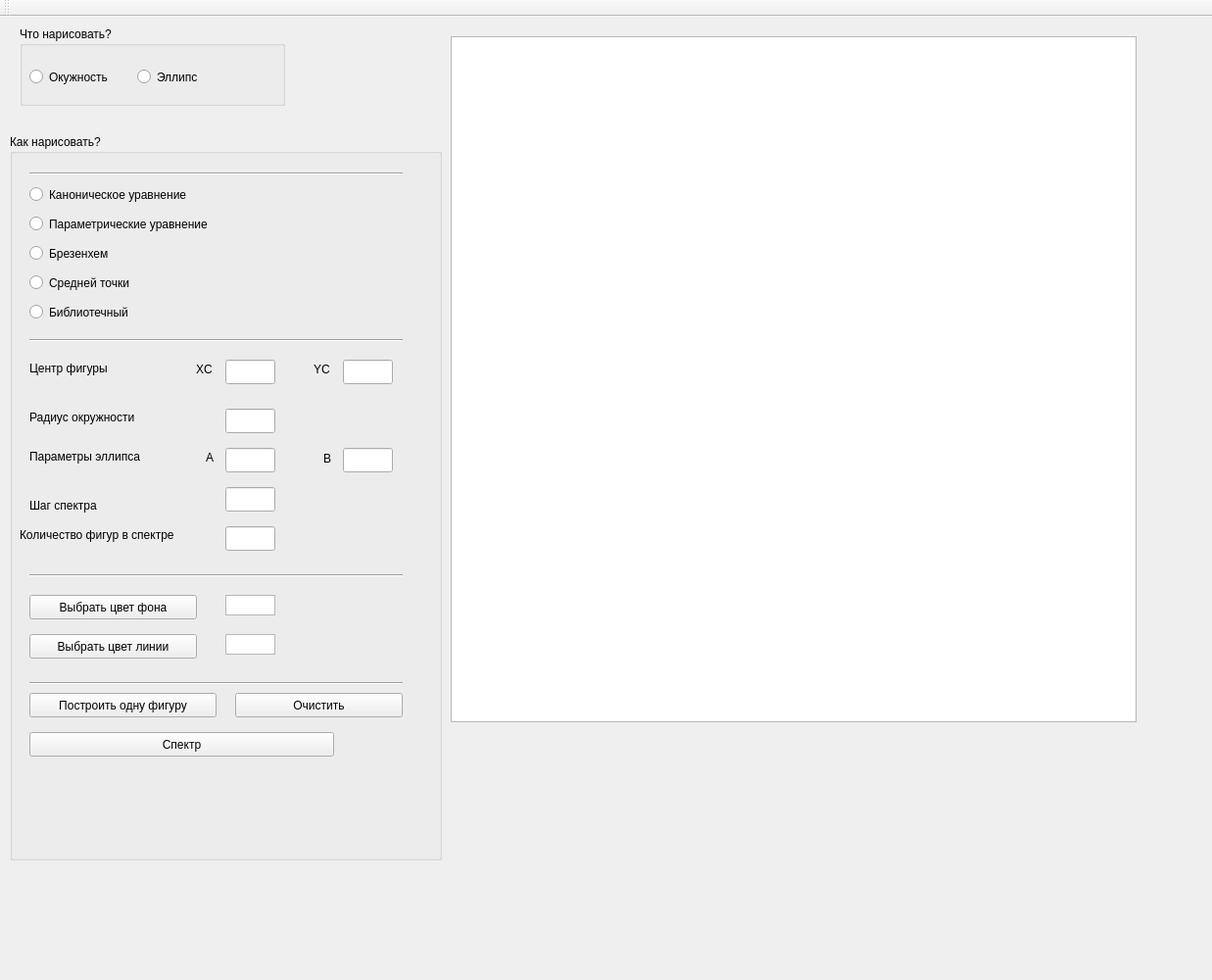
<?xml version="1.0" encoding="UTF-8"?>
<ui version="4.0">
 <class>MainWindow</class>
 <widget class="QMainWindow" name="MainWindow">
  <property name="geometry">
   <rect>
    <x>0</x>
    <y>0</y>
    <width>1237</width>
    <height>1000</height>
   </rect>
  </property>
  <property name="minimumSize">
   <size>
    <width>1000</width>
    <height>1000</height>
   </size>
  </property>
  <property name="windowTitle">
   <string>image</string>
  </property>
  <property name="toolTip">
   <string/>
  </property>
  <widget class="QWidget" name="centralWidget">
   <widget class="QGraphicsView" name="canvas">
    <property name="geometry">
     <rect>
      <x>460</x>
      <y>20</y>
      <width>700</width>
      <height>700</height>
     </rect>
    </property>
   </widget>
   <widget class="QGroupBox" name="what">
    <property name="geometry">
     <rect>
      <x>20</x>
      <y>10</y>
      <width>271</width>
      <height>81</height>
     </rect>
    </property>
    <property name="title">
     <string>Что нарисовать?</string>
    </property>
    <widget class="QRadioButton" name="ellips">
     <property name="geometry">
      <rect>
       <x>120</x>
       <y>40</y>
       <width>112</width>
       <height>23</height>
      </rect>
     </property>
     <property name="text">
      <string>Эллипс</string>
     </property>
    </widget>
    <widget class="QRadioButton" name="circle">
     <property name="geometry">
      <rect>
       <x>10</x>
       <y>40</y>
       <width>112</width>
       <height>23</height>
      </rect>
     </property>
     <property name="text">
      <string>Окужность</string>
     </property>
    </widget>
   </widget>
   <widget class="QGroupBox" name="other">
    <property name="geometry">
     <rect>
      <x>10</x>
      <y>120</y>
      <width>441</width>
      <height>741</height>
     </rect>
    </property>
    <property name="title">
     <string>Как нарисовать?</string>
    </property>
    <widget class="QLineEdit" name="A">
     <property name="geometry">
      <rect>
       <x>220</x>
       <y>320</y>
       <width>51</width>
       <height>25</height>
      </rect>
     </property>
    </widget>
    <widget class="QLabel" name="label_2">
     <property name="geometry">
      <rect>
       <x>20</x>
       <y>320</y>
       <width>151</width>
       <height>17</height>
      </rect>
     </property>
     <property name="text">
      <string>Параметры эллипса</string>
     </property>
    </widget>
    <widget class="QLineEdit" name="radius">
     <property name="geometry">
      <rect>
       <x>220</x>
       <y>280</y>
       <width>51</width>
       <height>25</height>
      </rect>
     </property>
    </widget>
    <widget class="Line" name="line_3">
     <property name="geometry">
      <rect>
       <x>20</x>
       <y>440</y>
       <width>381</width>
       <height>20</height>
      </rect>
     </property>
     <property name="orientation">
      <enum>Qt::Horizontal</enum>
     </property>
    </widget>
    <widget class="QLabel" name="label_5">
     <property name="geometry">
      <rect>
       <x>20</x>
       <y>230</y>
       <width>141</width>
       <height>17</height>
      </rect>
     </property>
     <property name="text">
      <string>Центр фигуры</string>
     </property>
    </widget>
    <widget class="QPushButton" name="line_color">
     <property name="geometry">
      <rect>
       <x>20</x>
       <y>510</y>
       <width>171</width>
       <height>25</height>
      </rect>
     </property>
     <property name="text">
      <string>Выбрать цвет линии</string>
     </property>
    </widget>
    <widget class="QRadioButton" name="brez">
     <property name="geometry">
      <rect>
       <x>20</x>
       <y>110</y>
       <width>112</width>
       <height>23</height>
      </rect>
     </property>
     <property name="text">
      <string>Брезенхем</string>
     </property>
    </widget>
    <widget class="QLineEdit" name="yc">
     <property name="geometry">
      <rect>
       <x>340</x>
       <y>230</y>
       <width>51</width>
       <height>25</height>
      </rect>
     </property>
    </widget>
    <widget class="QLabel" name="label_6">
     <property name="geometry">
      <rect>
       <x>10</x>
       <y>400</y>
       <width>201</width>
       <height>17</height>
      </rect>
     </property>
     <property name="text">
      <string>Количество фигур в спектре</string>
     </property>
    </widget>
    <widget class="QGraphicsView" name="line_color_win">
     <property name="geometry">
      <rect>
       <x>220</x>
       <y>510</y>
       <width>51</width>
       <height>21</height>
      </rect>
     </property>
    </widget>
    <widget class="QRadioButton" name="middleDot">
     <property name="geometry">
      <rect>
       <x>20</x>
       <y>140</y>
       <width>131</width>
       <height>23</height>
      </rect>
     </property>
     <property name="text">
      <string>Средней точки</string>
     </property>
    </widget>
    <widget class="QPushButton" name="clear">
     <property name="geometry">
      <rect>
       <x>230</x>
       <y>570</y>
       <width>171</width>
       <height>25</height>
      </rect>
     </property>
     <property name="text">
      <string>Очистить</string>
     </property>
    </widget>
    <widget class="Line" name="line_2">
     <property name="geometry">
      <rect>
       <x>20</x>
       <y>200</y>
       <width>381</width>
       <height>20</height>
      </rect>
     </property>
     <property name="orientation">
      <enum>Qt::Horizontal</enum>
     </property>
    </widget>
    <widget class="Line" name="line_4">
     <property name="geometry">
      <rect>
       <x>20</x>
       <y>550</y>
       <width>381</width>
       <height>20</height>
      </rect>
     </property>
     <property name="orientation">
      <enum>Qt::Horizontal</enum>
     </property>
    </widget>
    <widget class="QLabel" name="label">
     <property name="geometry">
      <rect>
       <x>20</x>
       <y>280</y>
       <width>141</width>
       <height>17</height>
      </rect>
     </property>
     <property name="text">
      <string>Радиус окружности</string>
     </property>
    </widget>
    <widget class="QRadioButton" name="bibl">
     <property name="geometry">
      <rect>
       <x>20</x>
       <y>170</y>
       <width>141</width>
       <height>23</height>
      </rect>
     </property>
     <property name="text">
      <string>Библиотечный</string>
     </property>
    </widget>
    <widget class="QLineEdit" name="step">
     <property name="geometry">
      <rect>
       <x>220</x>
       <y>360</y>
       <width>51</width>
       <height>25</height>
      </rect>
     </property>
    </widget>
    <widget class="QLabel" name="label_8">
     <property name="geometry">
      <rect>
       <x>190</x>
       <y>230</y>
       <width>20</width>
       <height>20</height>
      </rect>
     </property>
     <property name="text">
      <string>XC</string>
     </property>
    </widget>
    <widget class="QLineEdit" name="B">
     <property name="geometry">
      <rect>
       <x>340</x>
       <y>320</y>
       <width>51</width>
       <height>25</height>
      </rect>
     </property>
    </widget>
    <widget class="QLabel" name="label_7">
     <property name="geometry">
      <rect>
       <x>20</x>
       <y>370</y>
       <width>151</width>
       <height>17</height>
      </rect>
     </property>
     <property name="text">
      <string>Шаг спектра</string>
     </property>
    </widget>
    <widget class="QRadioButton" name="canon">
     <property name="geometry">
      <rect>
       <x>20</x>
       <y>50</y>
       <width>201</width>
       <height>23</height>
      </rect>
     </property>
     <property name="text">
      <string>Каноническое уравнение</string>
     </property>
    </widget>
    <widget class="QRadioButton" name="param">
     <property name="geometry">
      <rect>
       <x>20</x>
       <y>80</y>
       <width>231</width>
       <height>23</height>
      </rect>
     </property>
     <property name="text">
      <string>Параметрические уравнение</string>
     </property>
    </widget>
    <widget class="QLineEdit" name="amount">
     <property name="geometry">
      <rect>
       <x>220</x>
       <y>400</y>
       <width>51</width>
       <height>25</height>
      </rect>
     </property>
    </widget>
    <widget class="QLabel" name="label_4">
     <property name="geometry">
      <rect>
       <x>320</x>
       <y>320</y>
       <width>20</width>
       <height>21</height>
      </rect>
     </property>
     <property name="text">
      <string>B</string>
     </property>
    </widget>
    <widget class="QPushButton" name="concentr">
     <property name="geometry">
      <rect>
       <x>20</x>
       <y>610</y>
       <width>311</width>
       <height>25</height>
      </rect>
     </property>
     <property name="text">
      <string>Спектр</string>
     </property>
    </widget>
    <widget class="QGraphicsView" name="bg_color_win">
     <property name="geometry">
      <rect>
       <x>220</x>
       <y>470</y>
       <width>51</width>
       <height>21</height>
      </rect>
     </property>
    </widget>
    <widget class="QLabel" name="label_9">
     <property name="geometry">
      <rect>
       <x>310</x>
       <y>230</y>
       <width>20</width>
       <height>20</height>
      </rect>
     </property>
     <property name="text">
      <string>YC</string>
     </property>
    </widget>
    <widget class="Line" name="line">
     <property name="geometry">
      <rect>
       <x>20</x>
       <y>30</y>
       <width>381</width>
       <height>20</height>
      </rect>
     </property>
     <property name="orientation">
      <enum>Qt::Horizontal</enum>
     </property>
    </widget>
    <widget class="QLabel" name="label_3">
     <property name="geometry">
      <rect>
       <x>200</x>
       <y>320</y>
       <width>20</width>
       <height>20</height>
      </rect>
     </property>
     <property name="text">
      <string>A</string>
     </property>
    </widget>
    <widget class="QLineEdit" name="xc">
     <property name="geometry">
      <rect>
       <x>220</x>
       <y>230</y>
       <width>51</width>
       <height>25</height>
      </rect>
     </property>
    </widget>
    <widget class="QPushButton" name="bg_color">
     <property name="geometry">
      <rect>
       <x>20</x>
       <y>470</y>
       <width>171</width>
       <height>25</height>
      </rect>
     </property>
     <property name="text">
      <string>Выбрать цвет фона</string>
     </property>
    </widget>
    <widget class="QPushButton" name="draw">
     <property name="geometry">
      <rect>
       <x>20</x>
       <y>570</y>
       <width>191</width>
       <height>25</height>
      </rect>
     </property>
     <property name="text">
      <string>Построить одну фигуру</string>
     </property>
    </widget>
   </widget>
  </widget>
  <widget class="QMenuBar" name="menuBar">
   <property name="geometry">
    <rect>
     <x>0</x>
     <y>0</y>
     <width>1237</width>
     <height>22</height>
    </rect>
   </property>
  </widget>
  <widget class="QToolBar" name="mainToolBar">
   <attribute name="toolBarArea">
    <enum>TopToolBarArea</enum>
   </attribute>
   <attribute name="toolBarBreak">
    <bool>false</bool>
   </attribute>
  </widget>
 </widget>
 <layoutdefault spacing="6" margin="11"/>
 <resources/>
 <connections/>
</ui>
